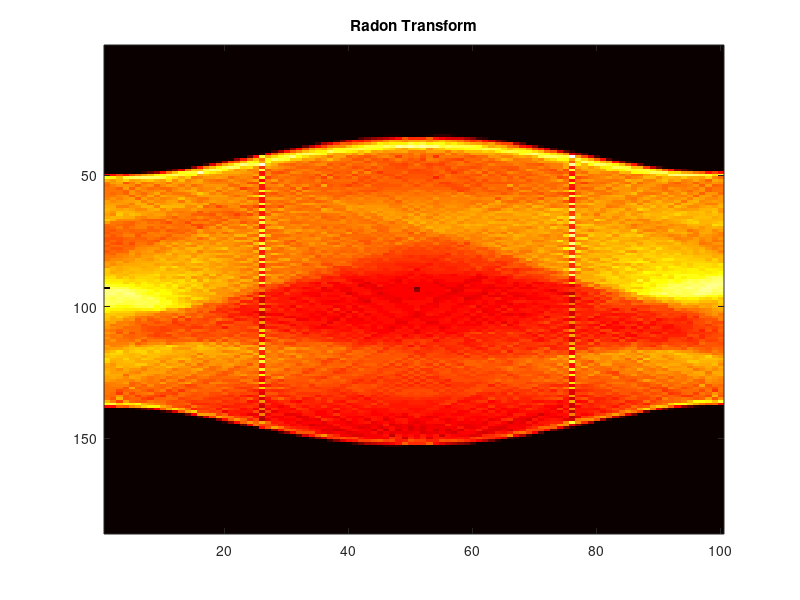
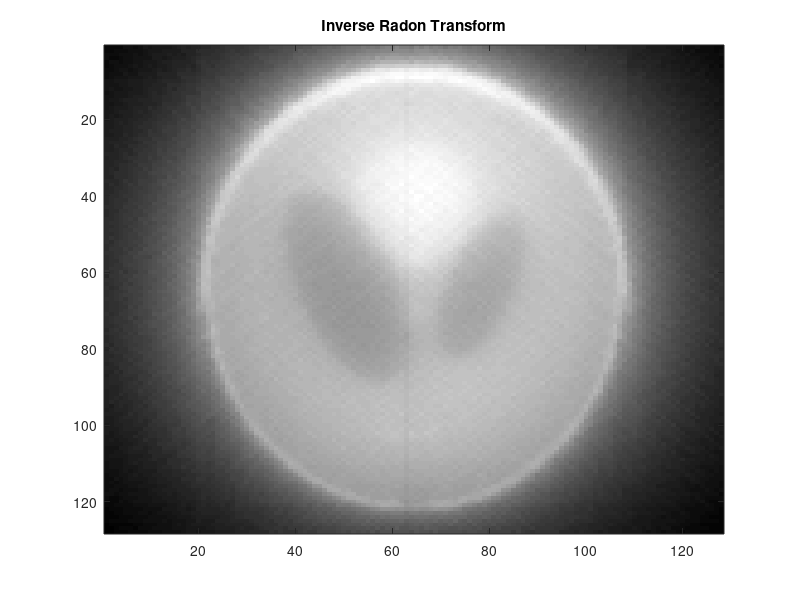

MATLAB code for these plots, in order:
% Create the square image, and get arrays ii and jj that have the relative
% coordinates.
nperdim = 128;
xrng = linspace(-2, 2, nperdim);
yrng = linspace(-2, 2, nperdim);
[x1,x2] = meshgrid(xrng, yrng);
x = [x1(:), x2(:)];
f = max(abs(x), [], 2) <= 1;
f = phantom(nperdim);

% coordinates of centers in x1x2-plane
[ii,jj] = meshgrid(1:nperdim, 1:nperdim);
ii = ii-ii(1, ceil(nperdim/2));
jj = jj-jj(ceil(nperdim/2), 1);
coords = [ii(:),jj(:)];
rads = sqrt(sum(coords.^2,2)); % radius of each coord from origin
maxrad = max(rads);

nTheta = 100;
thetas = pi*(0:nTheta-1)/nTheta;
nBins = ceil(1.45*nperdim);

bnds = - (ceil(maxrad)+1):2*(ceil(maxrad)+1)/nBins:(ceil(maxrad)+1);

R = zeros(nBins, nTheta);
for i = 1:nTheta
    th = thetas(i);
    % Build projector onto subspace orthogonal to direction of scans.
    u = [cos(th);sin(th)];     
    P = u*u'; % orthoprojector onto subspace spanned by u
    Q = [cos(th),-sin(th);sin(th),cos(th)];    
    PQ = P'*Q;       
    newCoords = coords*PQ;
    
    x = newCoords(:,1); % the only coordinates that matter
    [xsrtd,idx] = sort(x);
    
    % A crude quadrature
    j = 1;
    k = 1;
    while j <= nBins && k <= nperdim^2
        if ( xsrtd(k) < bnds(j+1) )
            R(j,i) = R(j,i) + f(idx(k));
            k = k+1;
        else            
            j = j+1;    
        end
    end
end
figure
imagesc(R)
colormap hot
title('Radon Transform')



dtheta = abs(thetas(2)-thetas(1));

recon = zeros(nperdim, nperdim);

map2idx = @(x) round((x-bnds(1))/(bnds(2)-bnds(1))) + 1;

for t = 1:nTheta
    temp = ii*cos(thetas(t))+jj*sin(thetas(t));
    i0 = map2idx(temp);
    i0 = i0(:);
    recon = recon + reshape(R(i0,t),nperdim,nperdim);
end



figure
imagesc(recon)
colormap gray
title('Inverse Radon Transform')


